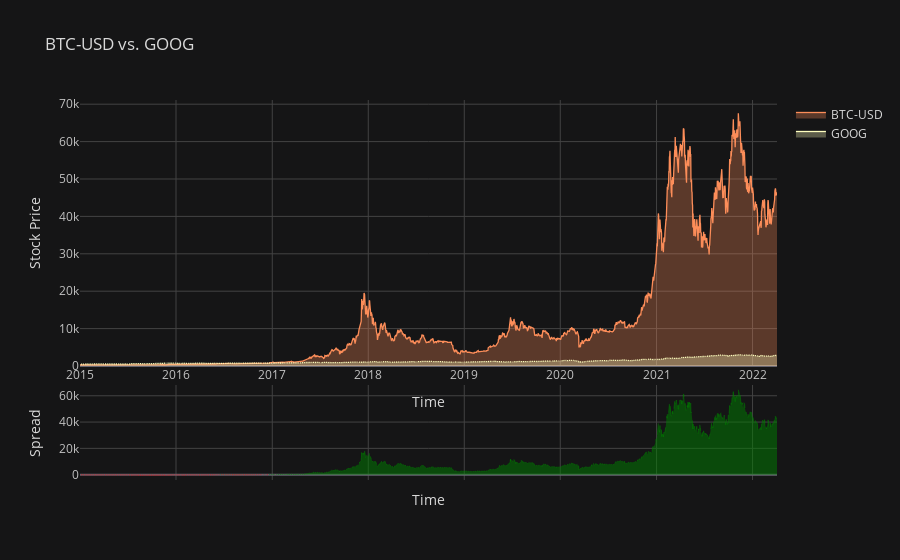

Write notebook code for a chart like this one.
### Code cell
all_in_one_df.Close[["BTC-USD", "GOOG"]].iplot(kind = "spread", fill = True, colorscale= "rdylbu", theme= "solar",
                             title= "BTC-USD vs. GOOG", xTitle= "Time", yTitle= "Stock Price")

### Figure 1 — Plotly figure (JSON) as saved in the notebook; plotly's stock layout.template omitted (floating-point values rounded to 4 significant figures; data arrays with more than 128 entries replaced by an {"elided": "..."} marker saying what was removed)
{"data": [{"fill": "tozeroy", "fillcolor": "rgba(252, 141, 89, 0.3)", "line": {"color": "rgba(252, 141, 89, 1.0)", "dash": "solid", "shape": "linear", "width": 1.3}, "mode": "lines", "name": "BTC-USD", "text": "", "type": "scatter", "x": {"elided": "2651 str values"}, "y": {"elided": "2651 float values"}}, {"fill": "tozeroy", "fillcolor": "rgba(255, 255, 191, 0.3)", "line": {"color": "rgba(255, 255, 191, 1.0)", "dash": "solid", "shape": "linear", "width": 1.3}, "mode": "lines", "name": "GOOG", "text": "", "type": "scatter", "x": {"elided": "2651 str values"}, "y": {"elided": "2651 mixed values"}}, {"connectgaps": false, "fill": "tozeroy", "line": {"color": "green", "dash": "solid", "shape": "linear", "width": 0.5}, "mode": "lines", "name": "Spread", "showlegend": false, "type": "scatter", "x": {"elided": "2651 str values"}, "xaxis": "x2", "y": {"elided": "2651 mixed values"}, "yaxis": "y2"}, {"connectgaps": false, "fill": "tozeroy", "line": {"color": "red", "dash": "solid", "shape": "linear", "width": 0.5}, "mode": "lines", "name": "Spread", "showlegend": false, "type": "scatter", "x": {"elided": "2651 str values"}, "xaxis": "x2", "y": {"elided": "2651 mixed values"}, "yaxis": "y2"}], "layout": {"hovermode": "x", "legend": {"bgcolor": "#151516", "font": {"color": "#D9D9D9"}}, "paper_bgcolor": "#151516", "plot_bgcolor": "#151516", "title": {"font": {"color": "#D9D9D9"}, "text": "BTC-USD vs. GOOG"}, "xaxis": {"gridcolor": "#434343", "showgrid": true, "tickfont": {"color": "#C2C2C2"}, "title": {"font": {"color": "#D9D9D9"}, "text": "Time"}, "zerolinecolor": "#666570"}, "xaxis2": {"anchor": "y2", "gridcolor": "#434343", "showgrid": true, "showticklabels": false, "tickfont": {"color": "#C2C2C2"}, "title": {"font": {"color": "#D9D9D9"}, "text": "Time"}, "zerolinecolor": "#666570"}, "yaxis": {"domain": [0.3, 1], "gridcolor": "#434343", "showgrid": true, "tickfont": {"color": "#C2C2C2"}, "title": {"font": {"color": "#D9D9D9"}, "text": "Stock Price"}, "zerolinecolor": "#666570"}, "yaxis2": {"domain": [0, 0.25], "gridcolor": "#434343", "showgrid": true, "tickfont": {"color": "#C2C2C2"}, "title": {"font": {"color": "#D9D9D9"}, "text": "Spread"}, "zerolinecolor": "#666570"}}}
